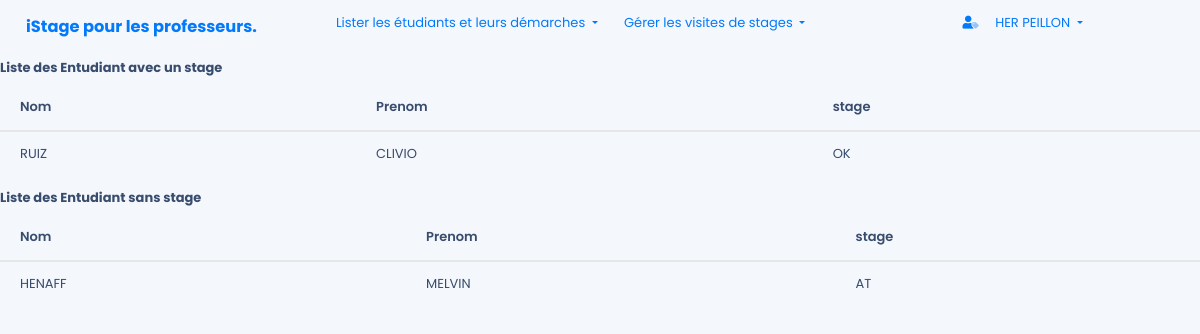
/front_end/etudiant_stage.php (signed in), run on the app's committed database.
### tables this page shows
CREATE TABLE IF NOT EXISTS STAGE
 (
   ID_STAGE SMALLINT  AUTO_INCREMENT ,
   ID_ETUDIANT SMALLINT NOT NULL  ,
   ID_SALARIE SMALLINT NOT NULL  ,
   DATE_FIN DATE NOT NULL  ,
   DATE_DEBUT DATE NOT NULL  ,
   ETAT CHAR(2) NOT NULL  
   , PRIMARY KEY (ID_STAGE) 
 );

CREATE TABLE IF NOT EXISTS ETUDIANT
 (
   ID_ETUDIANT SMALLINT  AUTO_INCREMENT ,
   ID_PROF SMALLINT NOT NULL  ,
   ID_CLASSE INTEGER NOT NULL  ,
   ID_SPECIALITE SMALLINT NOT NULL  ,
   NOM_ETUDIANT CHAR(32) NOT NULL  ,
   PRENOM_ETUDIANT CHAR(32) NOT NULL  ,
   ADR_ETUDIANT CHAR(32) NOT NULL  ,
   CP_ETUDIANT CHAR(5) NOT NULL  ,
   VILLE_ETUDIANT CHAR(32) NOT NULL  ,
   EMAIL CHAR(32) NOT NULL  ,
   TEL_ETUDIANT CHAR(10) NOT NULL ,
   MDP VARCHAR(100) NOT NULL
   , PRIMARY KEY (ID_ETUDIANT) 
 );

### back_end/stage_etud.php (called while the page is built)
<?php
$resultat = $db->prepare("SELECT NOM_ETUDIANT,PRENOM_ETUDIANT,ETAT FROM etudiant, stage
WHERE etudiant.ID_ETUDIANT=stage.ID_ETUDIANT AND ETAT='OK';");
$resultat->execute();
$stage = $resultat->fetchAll();
?>
<?php
$resultat = $db->prepare("SELECT NOM_ETUDIANT,PRENOM_ETUDIANT,ETAT FROM etudiant, stage
WHERE etudiant.ID_ETUDIANT=stage.ID_ETUDIANT AND ETAT='AT';");
$resultat->execute();
$nstage = $resultat->fetchAll();
?>

### front_end/etudiant_stage.php (the view, shortened to what this page needs)
<!DOCTYPE html>
<html lang="fr">
<?php
    include '../includes/header.php';
    include '../back_end/stage_etud.php';
    ?>
<body>
    <?php
    include '../includes/barnav.php';
    ?>
		<h5 class="card-title">Liste des Entudiant avec un stage </h5>
                                <div class="table-responsives">
                                    <table class="table">
                                        <thead>
                                            <tr>
                                                <th scope="col">Nom</th>
                                                <th scope="col">Prenom</th>
                                                <th scope="col">stage</th>
                                            </tr>
                                        </thead>
                                        <tbody>
                                        <?php foreach ( $stage as $stage) {
                            echo'
                                     <tr>
                                         <td>'. $stage[ 'NOM_ETUDIANT'].'</td>
                                         <td>'. $stage['PRENOM_ETUDIANT'].'</td>
                                         <td>'. $stage['ETAT'].'</td>
                                      </tr>
                         ';
                          } ?>
                         </tbody>
                        </table>
            </div>
            <h5 class="card-title">Liste des Entudiant sans stage </h5>
                                <div class="table-responsives">
                                    <table class="table">
                                        <thead>
                                            <tr>
                                                <th scope="col">Nom</th>
                                                <th scope="col">Prenom</th>
                                                <th scope="col">stage</th>
                                            </tr>
                                        </thead>
                                        <tbody>
                                        <?php foreach ( $nstage as $nstage) {
                            echo'
                                     <tr>
                                         <td>'. $nstage[ 'NOM_ETUDIANT'].'</td>
                                         <td>'. $nstage['PRENOM_ETUDIANT'].'</td>
                                         <td>'. $nstage['ETAT'].'</td>
                                      </tr>
                         ';
                          } ?>
                         </tbody>
                        </table>
            </div>
            </body>
</html>

### assets/css/custom.css (style rules this page uses)
body { font-size: 1rem; font-family: Roboto, sans-serif; font-weight: initial; line-height: normal; -webkit-font-smoothing: antialiased }
.h1, .h2, .h3, .h4, .h5, .h6, h1, h2, h3, h4, h5, h6 { font-weight: 700 }
.h5, h5 { font-size: 1rem }
body, html { overflow-x: hidden; padding-right: 0 !important }
* { box-sizing: border-box }

### data on the page
stage: ID_ETUDIANT.NOM_ETUDIANT "RUIZ", ID_ETUDIANT.PRENOM_ETUDIANT "CLIVIO", ETAT "OK"
stage: ID_ETUDIANT.NOM_ETUDIANT "HENAFF", ID_ETUDIANT.PRENOM_ETUDIANT "MELVIN", ETAT "AT"

### other printed values
$_SESSION['prenom'] "HER"
$_SESSION['nom'] "PEILLON"
